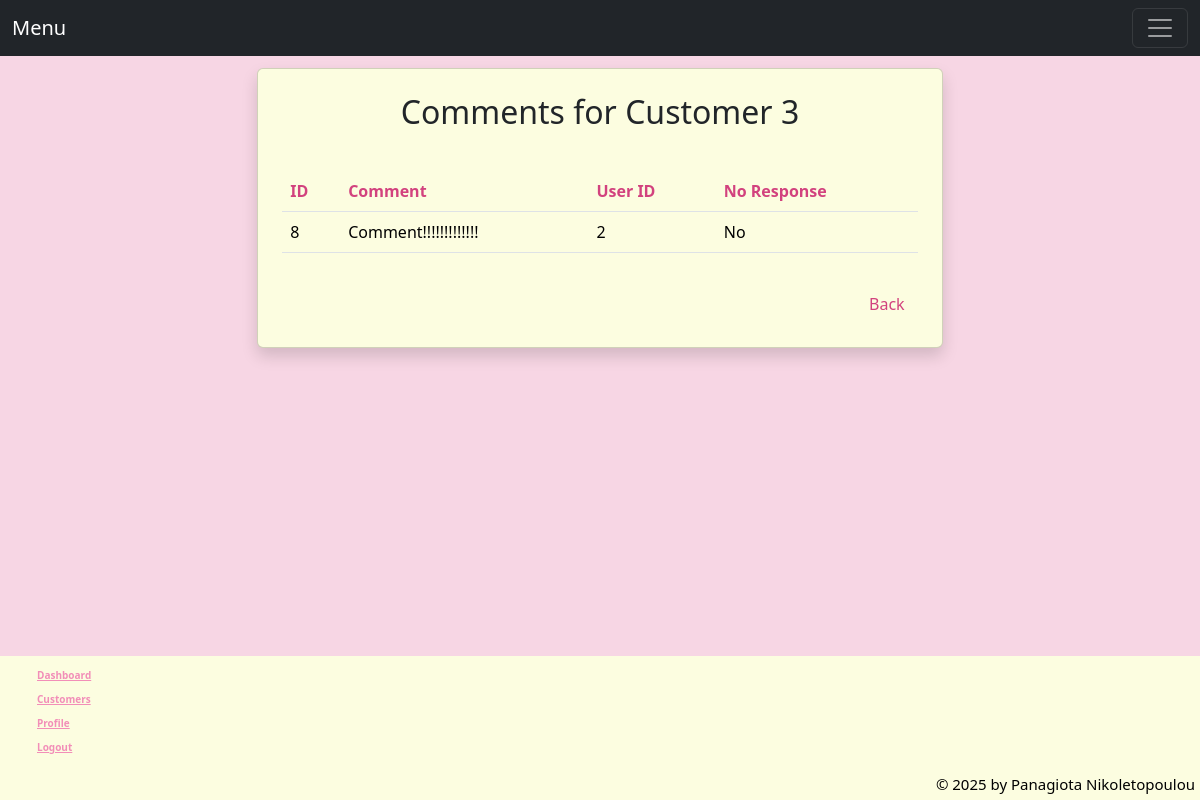
The app's page /comments/3 (signed in) with its own data.
### tables this page shows
CREATE TABLE comments (
                        comment_id INTEGER PRIMARY KEY AUTOINCREMENT ,
                        interaction_id INTEGER,
                        c_id INTEGER,
                        user_id INTEGER,
                        comment_text TEXT,
                        no_responce_flag TEXT,
                        created_at TIMESTAMP,
                        updated_at TIMESTAMP
                   );

### app.py (the view)
@app.route('/comments/<int:c_id>')
@roles_permitted(['employee'])
def comments(c_id):
    db = get_db()
    cursor = db.cursor()
    all_comments = cursor.execute("SELECT * FROM comments WHERE c_id = ?", (c_id,)).fetchall()
    return render_template('comments.html', comments=all_comments, c_id=c_id)

### app.py (called while the page is built)
def roles_permitted(roles):
    def decorator(f):
        @wraps(f)
        def wrapper(*args, **kwargs):
            if 'user_id' in session and session['role'] in roles:
                return f(*args, **kwargs)
            else:
                flash(f'ERROR you need {roles} role to access this page')
                return redirect(url_for('home'))
        return wrapper
    return decorator

def get_db():
    conn = sqlite3.connect('users.db')
    conn.row_factory = sqlite3.Row
    return conn

### templates/comments.html (shortened to what this page needs)
{% extends "base_employee.html" %}
{% block content %}
<div class="row justify-content-center">
    <div class="col-md-10 col-lg-8">
        <div class="card shadow" style="background-color: #FCFDE0;">
            <div class="card-body p-4">
                <h2 class="card-title text-center mb-4">
                    Comments for Customer {{ c_id }}
                </h2>
                <div class="table-responsive">
                    <table class="table table-t mt-3">
                        <thead>
                            <tr>
                                <th>ID</th>
                                <th>Comment</th>
                                <th>User ID</th>
                                <th>No Response</th>
                            </tr>
                        </thead>
                        <tbody>
                            {% for comment in comments %}
                            <tr>
                                <td>{{ comment.comment_id }}</td>
                                <td>{{ comment.comment_text }}</td>
                                <td>{{ comment.user_id }}</td>
                                <td>{{ 'Yes' if comment.no_responce_flag else 'No' }}</td>
                            </tr>
                            {% else %}
                            <tr>
                                <td colspan="5" class="text-center">No comments yet</td>
                            </tr>
                            {% endfor %}
                        </tbody>
                    </table>
                </div>
                <div class="d-flex justify-content-end mt-3">
                    <a href="{{ url_for('customers') }}" class="btn btn-secondary" style="background-color: #FCFDE0; color: #D2427E; border-color: #FCFDE0;">Back</a>
                </div>
            </div>
        </div>
    </div>
</div>
{% endblock %}

### templates/base_employee.html (style rules this page uses)
body { min-height: 100vh; display: flex; flex-direction: column; background-color: #F7D6E4; margin: 0; padding: 0; }

### templates/comments.html (style rules this page uses)
.table-t thead th { background-color: #FCFDE0; color: #D2427E; }
.table-t tbody td { background-color: #FCFDE0; }

### records on screen
comments: comment_id "8", comment_text "Comment!!!!!!!!!!!!!", user_id "2", no_responce_flag "No"

### other values on screen
{{ c_id }} "3"
